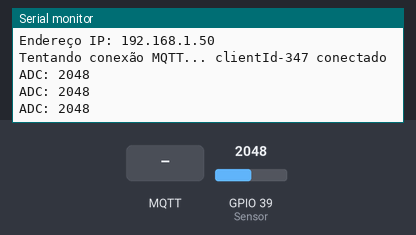
A sketch run on a simulated ESP32. On the bench: the last lines printed to the serial monitor. The inputs (shaded band) are chosen by the test bench; at power-on: GPIO 39 (Sensor) = 2048. WiFi joins after 1.5 s; servers stay silent unless stated; random numbers use the default seed unless the sketch sets one; no MQTT or app messages arrive unless stated.

Above: at 3.2 s.
3.3 s: MQTT message "1" arrives on the first subscribed topic
At 3.8 s:
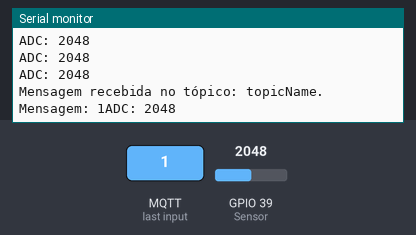
4.8 s: MQTT message "on" arrives on the first subscribed topic
At 5.4 s:
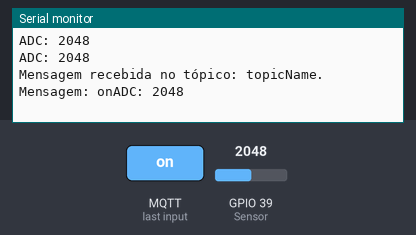
6.3 s: MQTT message "off" arrives on the first subscribed topic
At 6.9 s:
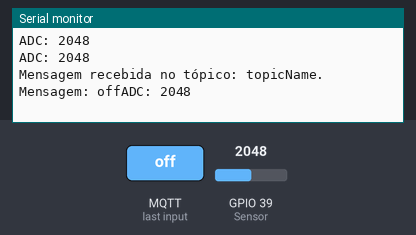
7.8 s: GPIO 39 (Sensor) set to 2866
At 8.37 s:
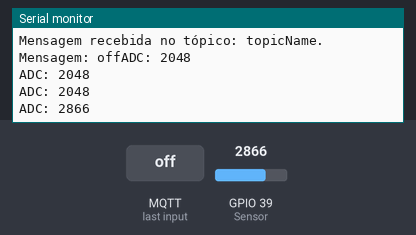
9.3 s: GPIO 39 (Sensor) set to 3603
At 9.87 s:
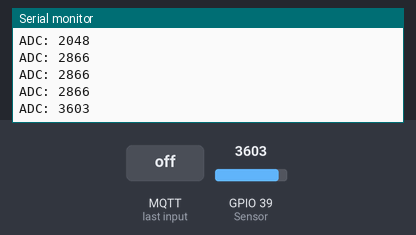
Timing chart, 0 to 11.8 s (numbered marks = the images above; inputs shaded):
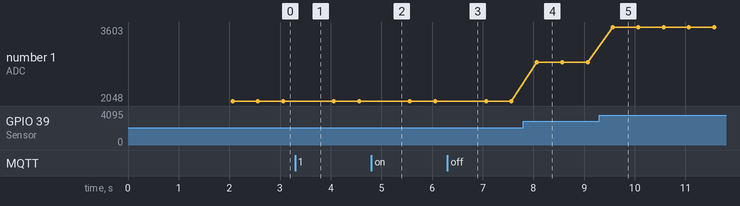

Measured:
- after the input at 3.3 s, the serial monitor: prints a new line at once (image 1)
- after the input at 4.8 s, the serial monitor: prints a new line at once (image 2)
- after the input at 6.3 s, the serial monitor: prints a new line at once (image 3)
- after the input at 7.8 s, the serial monitor: prints a new line after 0.27 s (image 4)
- after the input at 9.3 s, the serial monitor: prints a new line after 0.27 s (image 5)
- plotted number 1: 2048 → 2866 after the input at 7.8 s, 2866 → 3603 after the input at 9.3 s

The sketch:

ex25_IoT_MQTT_ESP32_ADC.ino
```cpp
/* VIGÉSIMO QUINTO EXEMPLO (IoT COM SERVIDOR MQTT, ESP32 E ADC)
   DANIEL RODRIGUES DE SOUSA 17/05/2024
   PROJETO DISPONÍVEL EM: https://wokwi.com/projects/481683117975459841 */

#include <WiFi.h>          // Inclui a biblioteca para gerenciamento da conexão Wi-Fi no ESP32
#include <PubSubClient.h>  // Inclui a biblioteca PubSubClient para publicação e assinatura MQTT

#define SSID        "Wokwi-GUEST"        // Define o nome (SSID) da rede Wi-Fi
#define PASS        ""                   // Define a senha da rede Wi-Fi (vazia para rede aberta)
#define MQTTSERVER  "test.mosquitto.org" // Define o endereço do broker MQTT público
#define PORT        1883                 // Define a porta TCP padrão do protocolo MQTT

// Lista de servidores (brokers) MQTT públicos gratuitos alternativos:
/*
 * test.mosquitto.org
 * broker.hivemq.com
 * mqtt.eclipseprojects.io
 * broker.emqx.io
 */

char clientId[50];  // Armazena o identificador único (Client ID) gerado para a sessão MQTT
char ad_array[5];   // Armazena a representação textual formatada (4 dígitos) da leitura do ADC

WiFiClient   espClient;          // Instancia o cliente TCP/IP subjacente à conexão Wi-Fi
PubSubClient client(espClient);  // Instancia o cliente MQTT vinculado ao transporte TCP/IP

unsigned long time_ms;  // Armazena o instante de referência para temporização em milissegundos
unsigned int  valor_ad; // Armazena o valor digital bruto convertido pelo canal ADC (0 a 4095)

void mqttReconnect(void);                                              // Prototipagem das funções auxiliares do programa
void callback(char* topic, byte* message, unsigned int length);

void setup()
{
  Serial.begin(115200);                 // Inicializa a comunicação serial com taxa de 115200 bps
  delay(10);                            // Aguarda 10 ms para estabilização da interface serial

  Serial.print("Se conectando a: ");    // Exibe o texto introdutório no monitor serial
  Serial.println(SSID);                 // Exibe o nome da rede Wi-Fi configurada

  WiFi.begin(SSID, PASS);               // Inicia a tentativa de conexão com a rede Wi-Fi especificada

  while(WiFi.status() != WL_CONNECTED)  // Aguarda até que a conexão Wi-Fi seja estabelecida
  {
    delay(1000);                        // Aguarda 1000 ms entre as verificações de estado da rede
    Serial.print(".");                  // Imprime um ponto no monitor serial indicando progresso
  }

  WiFi.mode(WIFI_STA);                  // Configura o módulo Wi-Fi do ESP32 em modo estação (Station)

  Serial.println("");                   // Insere uma quebra de linha no monitor serial
  Serial.println("Conexão Wi-Fi realizada");  // Exibe confirmação de conexão Wi-Fi no monitor serial
  Serial.print("Endereço IP: ");        // Exibe o rótulo do endereço IP no monitor serial
  Serial.println(WiFi.localIP());       // Exibe o endereço IP local atribuído ao ESP32

  client.setServer(MQTTSERVER, PORT);   // Configura o endereço do broker MQTT e a porta de conexão
  client.setCallback(callback);         // Registra a função de callback para processamento das mensagens recebidas

  randomSeed(micros());                 // Inicializa a semente do gerador pseudoaleatório usando microssegundos
}

void mqttReconnect(void)
{
  while(!client.connected())            // Executa enquanto o cliente não estiver conectado ao broker MQTT
  {
    Serial.print("Tentando conexão MQTT... ");  // Exibe mensagem de tentativa de conexão no monitor serial

    long r = random(1000);                      // Gera um número pseudoaleatório entre 0 e 999
    sprintf(clientId, "clientId-%ld", r);       // Monta a string de identificação única do cliente MQTT

    if(client.connect(clientId))                // Tenta estabelecer a conexão com o broker usando o Client ID gerado
    {
      Serial.print(clientId);                   // Exibe o identificador do cliente conectado no monitor serial
      Serial.println(" conectado");             // Exibe confirmação de conexão estabelecida com o broker

      client.subscribe("topicName");            // Realiza a inscrição (subscribe) no tópico "topicName"
    }
    else                                        // Caso a tentativa de conexão com o broker MQTT falhe
    {
      Serial.print("Falha, rc=");               // Exibe o prefixo do código de retorno de erro MQTT
      Serial.print(client.state());             // Exibe o código numérico do estado de erro da biblioteca PubSubClient
      Serial.println(" tentando novamente em 5 segundos");  // Informa o tempo de espera antes da nova tentativa

      delay(5000);                              // Aguarda 5000 ms (5 segundos) antes de tentar reconectar
    }
  }
}

void callback(char* topic, byte* message, unsigned int length)
{
  Serial.print("Mensagem recebida no tópico: ");  // Exibe o rótulo do tópico de origem no monitor serial
  Serial.print(topic);                            // Exibe o nome do tópico no qual a mensagem foi publicada
  Serial.print(". Mensagem: ");                   // Exibe o rótulo do conteúdo da carga útil (payload)

  String stMessage;                               // Armazena a mensagem recebida convertida em objeto String

  for(int i = 0; i < length; i++)                 // Percorre todos os bytes do payload recebido
  {
    Serial.print((char)message[i]);               // Exibe cada caractere recebido no monitor serial
    stMessage += (char)message[i];                // Concatena cada caractere na variável de texto
  }
}

void loop()
{
  if(!client.connected())                         // Verifica se a conexão com o broker MQTT foi perdida
  {
    mqttReconnect();                              // Executa a rotina de reconexão automática ao broker MQTT
  }

  client.loop();                                  // Processa pacotes MQTT pendentes e mantém o keep-alive ativo

  if(millis() - time_ms >= 500)                   // Verifica se transcorreu o intervalo de 500 ms
  {
    time_ms = millis();                           // Recarrega o temporizador de referência
    valor_ad = analogRead(39);                    // Realiza a conversão analógico-digital no pino GPIO 39 (Sensor VN)
    sprintf(ad_array, "%04d", valor_ad);          // Formata o valor inteiro lido em string de 4 dígitos com zeros à esquerda
    Serial.print("ADC: ");                        // Exibe o rótulo da leitura analógica no monitor serial
    Serial.println(ad_array);                     // Exibe o valor formatado do ADC no monitor serial
    client.publish("esp32/adc", ad_array);        // Publica a leitura formatada no tópico MQTT "esp32/adc"
  }
}
```
